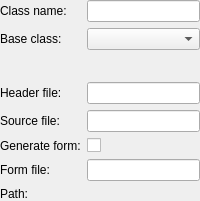
<?xml version="1.0" encoding="UTF-8"?>
<ui version="4.0">
 <class>Core::Utils::NewClassWidget</class>
 <widget class="QWidget" name="Core::Utils::NewClassWidget">
  <property name="windowTitle">
   <string>Dialog</string>
  </property>
  <layout class="QFormLayout" name="formLayout">
   <property name="fieldGrowthPolicy">
    <enum>QFormLayout::ExpandingFieldsGrow</enum>
   </property>
   <property name="margin">
    <number>0</number>
   </property>
   <item row="0" column="0">
    <widget class="QLabel" name="classNameLabel">
     <property name="text">
      <string>Class name:</string>
     </property>
    </widget>
   </item>
   <item row="0" column="1">
    <widget class="Core::Utils::ClassNameValidatingLineEdit" name="classLineEdit"/>
   </item>
   <item row="1" column="0">
    <widget class="QLabel" name="baseClassLabel">
     <property name="text">
      <string>Base class:</string>
     </property>
    </widget>
   </item>
   <item row="1" column="1">
    <widget class="QComboBox" name="baseClassComboBox">
     <property name="sizePolicy">
      <sizepolicy hsizetype="MinimumExpanding" vsizetype="Fixed">
       <horstretch>0</horstretch>
       <verstretch>0</verstretch>
      </sizepolicy>
     </property>
    </widget>
   </item>
   <item row="2" column="0">
    <spacer name="verticalSpacer">
     <property name="orientation">
      <enum>Qt::Vertical</enum>
     </property>
     <property name="sizeType">
      <enum>QSizePolicy::Fixed</enum>
     </property>
     <property name="sizeHint" stdset="0">
      <size>
       <width>20</width>
       <height>20</height>
      </size>
     </property>
    </spacer>
   </item>
   <item row="2" column="1">
    <spacer name="verticalSpacer_2">
     <property name="orientation">
      <enum>Qt::Vertical</enum>
     </property>
     <property name="sizeType">
      <enum>QSizePolicy::Fixed</enum>
     </property>
     <property name="sizeHint" stdset="0">
      <size>
       <width>20</width>
       <height>20</height>
      </size>
     </property>
    </spacer>
   </item>
   <item row="3" column="0">
    <widget class="QLabel" name="headerLabel">
     <property name="text">
      <string>Header file:</string>
     </property>
    </widget>
   </item>
   <item row="3" column="1">
    <widget class="Core::Utils::FileNameValidatingLineEdit" name="headerFileLineEdit"/>
   </item>
   <item row="4" column="0">
    <widget class="QLabel" name="sourceLabel">
     <property name="text">
      <string>Source file:</string>
     </property>
    </widget>
   </item>
   <item row="4" column="1">
    <widget class="Core::Utils::FileNameValidatingLineEdit" name="sourceFileLineEdit"/>
   </item>
   <item row="5" column="0">
    <widget class="QLabel" name="generateFormLabel">
     <property name="text">
      <string>Generate form:</string>
     </property>
    </widget>
   </item>
   <item row="6" column="0">
    <widget class="QLabel" name="formLabel">
     <property name="text">
      <string>Form file:</string>
     </property>
    </widget>
   </item>
   <item row="6" column="1">
    <widget class="Core::Utils::FileNameValidatingLineEdit" name="formFileLineEdit"/>
   </item>
   <item row="7" column="0">
    <widget class="QLabel" name="pathLabel">
     <property name="text">
      <string>Path:</string>
     </property>
    </widget>
   </item>
   <item row="7" column="1">
    <widget class="Core::Utils::PathChooser" name="pathChooser" native="true"/>
   </item>
   <item row="5" column="1">
    <widget class="QCheckBox" name="generateFormCheckBox">
     <property name="text">
      <string/>
     </property>
    </widget>
   </item>
  </layout>
 </widget>
 <customwidgets>
  <customwidget>
   <class>Core::Utils::PathChooser</class>
   <extends>QWidget</extends>
   <header location="global">pathchooser.h</header>
   <container>1</container>
  </customwidget>
  <customwidget>
   <class>Core::Utils::ClassNameValidatingLineEdit</class>
   <extends>QLineEdit</extends>
   <header>classnamevalidatinglineedit.h</header>
  </customwidget>
  <customwidget>
   <class>Core::Utils::FileNameValidatingLineEdit</class>
   <extends>QLineEdit</extends>
   <header location="global">utils/filenamevalidatinglineedit.h</header>
  </customwidget>
 </customwidgets>
 <resources/>
 <connections/>
</ui>
